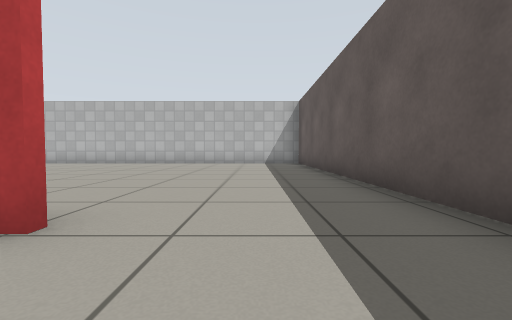
View 1 (above)

16 first-person views from a walk through a world built for the Gazebo simulator. The camera is 0.5 m above the floor, tilts 2° down and sees 90° across. The floor is counted in squares, 1 m on a side. Each view is taken from the middle of a square. On the plan, view 1 faces up. The plan holds only what a view shows up to about 9 squares ahead; the rest is blank. Simple patterns stand in for the simulator's built-in surfaces.

View 2
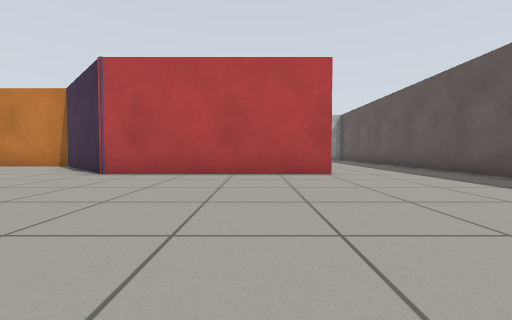

View 3
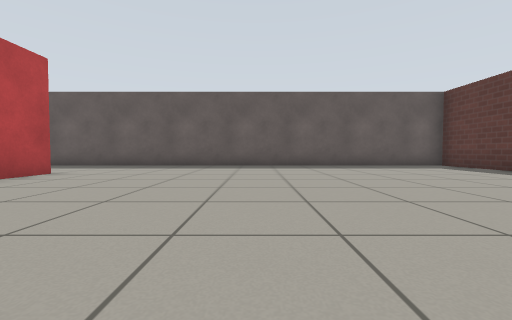

View 4
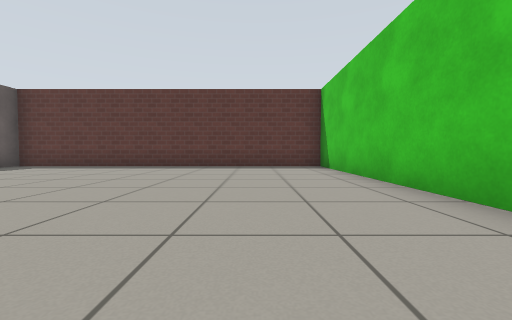

View 5
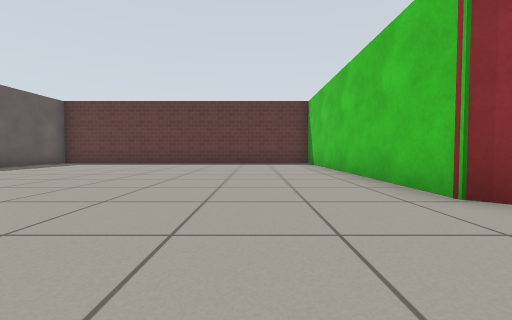

View 6
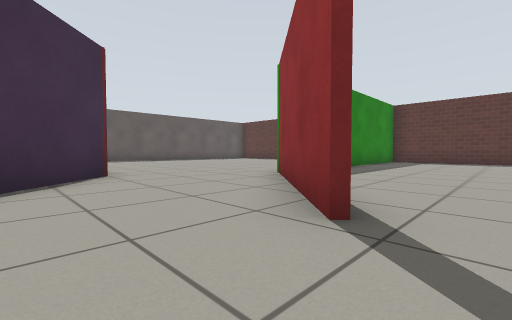

View 7
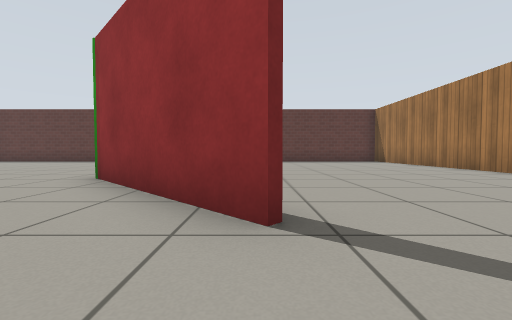

View 8
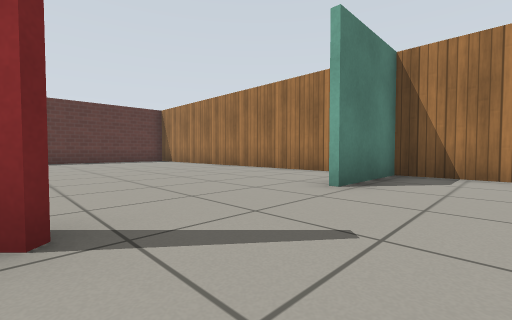

View 9
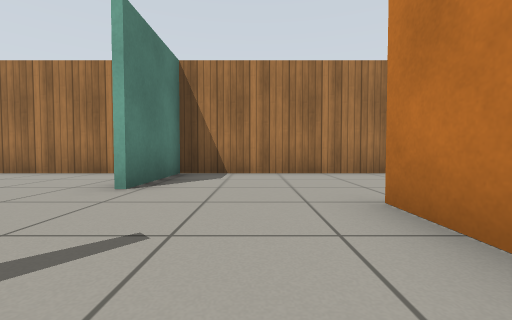

View 10
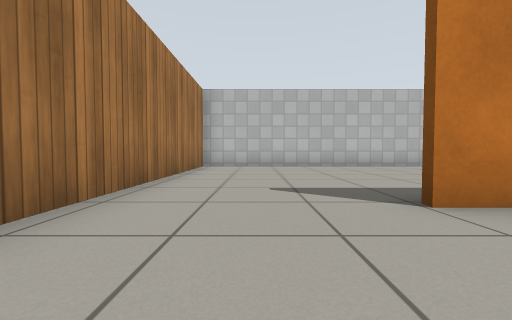

View 11
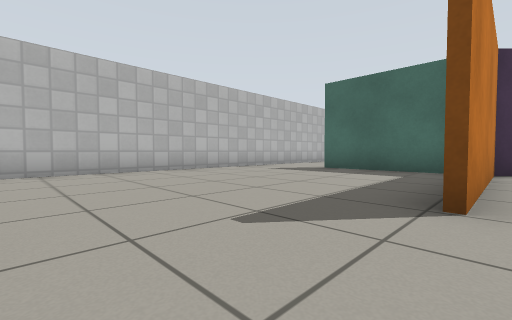

View 12
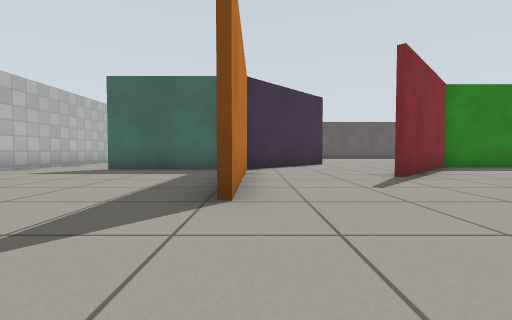

View 13
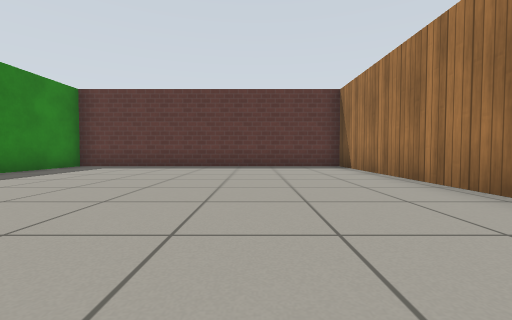

View 14
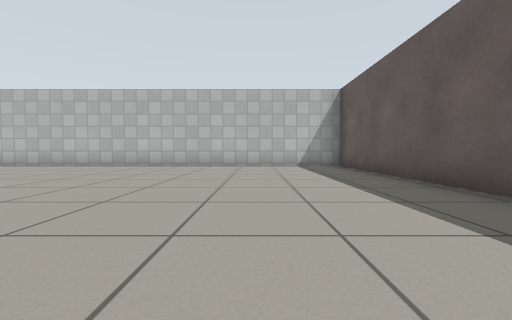

View 15
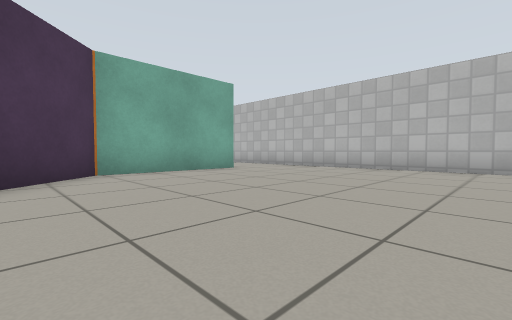

View 16
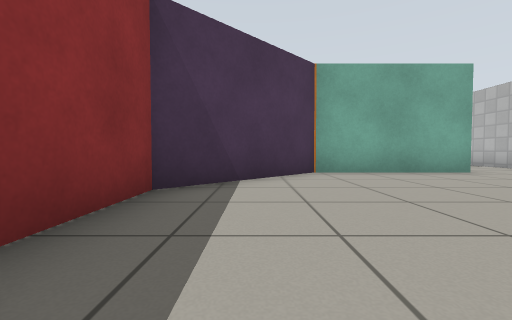

### Floor plan
Points are (right, up) in squares from view 1. A wall is a line through its corners. A room is listed if a view was taken in it or the views show most of it. See-through windows are left out.
Room 1 (views 1, 2, 3, 4, 5)
walls: (-8.1, -1.6) (-8.1, -9.4) (1.7, -9.4) (1.7, 0.6); (-1.3, 1.5) (-6.3, 1.5)
ways out: opening at (-6.5, 0.5) to room 2; opening at (0, 1.7) to room 3
Room 2 (views 6, 7, 8, 9, 13)
walls: (-11.2, 1.4) (-8.1, -1.6); (-16.7, -0.1) (-16.7, -9.4) (-8.3, -9.4) (-8.3, -1.7) (-11.3, 1.3); (-6.3, 1.5) (-9.1, 4.2) (-13.5, 4.2)
ways out: opening at (-6.5, 0.5) to room 1; opening at (-14, 2) to room 3
Room 3 (views 10, 11, 12, 14, 15, 16)
walls: (-8.9, 8) (-8.9, 4.3) (-6.3, 1.7) (-4.3, 1.7); (-9.1, 5) (-9.1, 8); (1.7, 0.6) (1.7, 10.3) (-16.7, 10.3) (-16.7, 1.3) (-14.2, 1.3)
ways out: opening at (0, 1.7) to room 1; opening at (-14, 2) to room 2

Positions as (right, up) in squares from view 1, and headings:
1: (0, 0), facing up
2: (-3, -4), facing up
3: (-7, -3), facing right
4: (-6, -1), facing down
5: (-6, 1), facing down
6: (-12, 3), facing down-right
7: (-11, 3), facing down
8: (-11, 3), facing down-left
9: (-11, 3), facing left
10: (-15, 2), facing up
11: (-16, 4), facing up-right
12: (-16, 4), facing right
13: (-14, -1), facing down
14: (-1, 2), facing up
15: (-3, 3), facing up-left
16: (-3, 3), facing left
